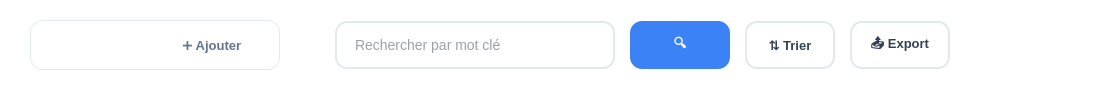
           <widget class="QFrame" name="SR_toolbarFrame">
            <property name="minimumSize">
             <size>
              <width>0</width>
              <height>90</height>
             </size>
            </property>
            <property name="maximumSize">
             <size>
              <width>16777215</width>
              <height>90</height>
             </size>
            </property>
            <property name="styleSheet">
             <string notr="true">background-color: transparent;
border: none;</string>
            </property>
            <property name="frameShape">
             <enum>QFrame::Shape::NoFrame</enum>
            </property>
            <layout class="QHBoxLayout" name="SR_horizontalLayoutToolbar">
             <property name="spacing">
              <number>15</number>
             </property>
             <property name="leftMargin">
              <number>30</number>
             </property>
             <property name="topMargin">
              <number>20</number>
             </property>
             <property name="rightMargin">
              <number>30</number>
             </property>
             <property name="bottomMargin">
              <number>20</number>
             </property>
             <item>
              <widget class="QFrame" name="SR_tabsFrame">
               <property name="minimumSize">
                <size>
                 <width>250</width>
                 <height>50</height>
                </size>
               </property>
               <property name="maximumSize">
                <size>
                 <width>250</width>
                 <height>50</height>
                </size>
               </property>
               <property name="styleSheet">
                <string notr="true">background-color: white;
border-radius: 12px;
border: 1px solid #e2e8f0;</string>
               </property>
               <property name="frameShape">
                <enum>QFrame::Shape::NoFrame</enum>
               </property>
               <layout class="QHBoxLayout" name="SR_horizontalLayoutTabs">
                <property name="spacing">
                 <number>0</number>
                </property>
                <property name="leftMargin">
                 <number>6</number>
                </property>
                <property name="topMargin">
                 <number>6</number>
                </property>
                <property name="rightMargin">
                 <number>6</number>
                </property>
                <property name="bottomMargin">
                 <number>6</number>
                </property>
                <item>
                 <widget class="QPushButton" name="SR_btnVueListe">
                  <property name="minimumSize">
                   <size>
                    <width>110</width>
                    <height>36</height>
                   </size>
                  </property>
                  <property name="maximumSize">
                   <size>
                    <width>110</width>
                    <height>36</height>
                   </size>
                  </property>
                  <property name="cursor">
                   <cursorShape>PointingHandCursor</cursorShape>
                  </property>
                  <property name="styleSheet">
                   <string notr="true">QPushButton {
    background: qlineargradient(x1:0, y1:0, x2:1, y2:0,
        stop:0 #3b82f6, stop:1 #10b981);
    color: white;
    border: none;
    border-radius: 8px;
    padding: 8px 16px;
    font-size: 13px;
    font-weight: 600;
}
QPushButton:hover {
    background: qlineargradient(x1:0, y1:0, x2:1, y2:0,
        stop:0 #2563eb, stop:1 #059669);
}</string>
                  </property>
                  <property name="text">
                   <string>📋 Liste</string>
                  </property>
                  <property name="checkable">
                   <bool>true</bool>
                  </property>
                  <property name="checked">
                   <bool>true</bool>
                  </property>
                 </widget>
                </item>
                <item>
                 <widget class="QPushButton" name="SR_btnAjouter">
                  <property name="minimumSize">
                   <size>
                    <width>110</width>
                    <height>36</height>
                   </size>
                  </property>
                  <property name="maximumSize">
                   <size>
                    <width>110</width>
                    <height>36</height>
                   </size>
                  </property>
                  <property name="cursor">
                   <cursorShape>PointingHandCursor</cursorShape>
                  </property>
                  <property name="styleSheet">
                   <string notr="true">QPushButton {
    background-color: transparent;
    color: #64748b;
    border: none;
    border-radius: 8px;
    padding: 8px 16px;
    font-size: 13px;
    font-weight: 500;
}
QPushButton:hover {
    background-color: #f1f5f9;
    color: #334155;
}</string>
                  </property>
                  <property name="text">
                   <string>➕ Ajouter</string>
                  </property>
                  <property name="checkable">
                   <bool>true</bool>
                  </property>
                 </widget>
                </item>
               </layout>
              </widget>
             </item>
             <item>
              <spacer name="SR_horizontalSpacerToolbar">
               <property name="orientation">
                <enum>Qt::Orientation::Horizontal</enum>
               </property>
               <property name="sizeHint" stdset="0">
                <size>
                 <width>40</width>
                 <height>20</height>
                </size>
               </property>
              </spacer>
             </item>
             <item>
              <widget class="QLineEdit" name="SR_lineEditRecherche">
               <property name="minimumSize">
                <size>
                 <width>280</width>
                 <height>48</height>
                </size>
               </property>
               <property name="maximumSize">
                <size>
                 <width>280</width>
                 <height>48</height>
                </size>
               </property>
               <property name="styleSheet">
                <string notr="true">QLineEdit {
    background-color: white;
    border: 2px solid #e2e8f0;
    border-radius: 12px;
    padding: 12px 16px;
    font-size: 14px;
    color: #334155;
}
QLineEdit:focus {
    border-color: #3b82f6;
}</string>
               </property>
               <property name="placeholderText">
                <string>Rechercher par mot clé</string>
               </property>
              </widget>
             </item>
             <item>
              <widget class="QPushButton" name="SR_btnRecherche">
               <property name="minimumSize">
                <size>
                 <width>100</width>
                 <height>48</height>
                </size>
               </property>
               <property name="maximumSize">
                <size>
                 <width>100</width>
                 <height>48</height>
                </size>
               </property>
               <property name="cursor">
                <cursorShape>PointingHandCursor</cursorShape>
               </property>
               <property name="styleSheet">
                <string notr="true">QPushButton {
    background-color: #3b82f6;
    color: white;
    border: none;
    border-radius: 12px;
    padding: 12px 16px;
    font-size: 13px;
    font-weight: 600;
}
QPushButton:hover {
    background-color: #2563eb;
}</string>
               </property>
               <property name="text">
                <string>🔍</string>
               </property>
              </widget>
             </item>
             <item>
              <widget class="QPushButton" name="SR_btnTri">
               <property name="minimumSize">
                <size>
                 <width>90</width>
                 <height>48</height>
                </size>
               </property>
               <property name="maximumSize">
                <size>
                 <width>90</width>
                 <height>48</height>
                </size>
               </property>
               <property name="cursor">
                <cursorShape>PointingHandCursor</cursorShape>
               </property>
               <property name="styleSheet">
                <string notr="true">QPushButton {
    background-color: white;
    color: #334155;
    border: 2px solid #e2e8f0;
    border-radius: 12px;
    padding: 12px 16px;
    font-size: 13px;
    font-weight: 600;
}
QPushButton:hover {
    background-color: #f8fafc;
    border-color: #cbd5e1;
}</string>
               </property>
               <property name="text">
                <string>⇅ Trier</string>
               </property>
              </widget>
             </item>
             <item>
              <widget class="QPushButton" name="SR_btnExport">
               <property name="minimumSize">
                <size>
                 <width>100</width>
                 <height>48</height>
                </size>
               </property>
               <property name="maximumSize">
                <size>
                 <width>100</width>
                 <height>48</height>
                </size>
               </property>
               <property name="cursor">
                <cursorShape>PointingHandCursor</cursorShape>
               </property>
               <property name="styleSheet">
                <string notr="true">QPushButton {
    background-color: white;
    color: #334155;
    border: 2px solid #e2e8f0;
    border-radius: 12px;
    padding: 12px 16px;
    font-size: 13px;
    font-weight: 600;
}
QPushButton:hover {
    background-color: #f8fafc;
    border-color: #cbd5e1;
}</string>
               </property>
               <property name="text">
                <string>📤 Export</string>
               </property>
              </widget>
             </item>
             <item>
              <widget class="QPushButton" name="SR_btnStatistiques">
               <property name="minimumSize">
                <size>
                 <width>120</width>
                 <height>48</height>
                </size>
               </property>
               <property name="maximumSize">
                <size>
                 <width>120</width>
                 <height>48</height>
                </size>
               </property>
               <property name="cursor">
                <cursorShape>PointingHandCursor</cursorShape>
               </property>
               <property name="styleSheet">
                <string notr="true">QPushButton {
    background: qlineargradient(x1:0, y1:0, x2:1, y2:0,
        stop:0 #3b82f6, stop:1 #10b981);
    color: white;
    border: none;
    border-radius: 12px;
    padding: 12px 16px;
    font-size: 13px;
    font-weight: 600;
}
QPushButton:hover {
    background: qlineargradient(x1:0, y1:0, x2:1, y2:0,
        stop:0 #2563eb, stop:1 #059669);
}</string>
               </property>
               <property name="text">
                <string>📊 Stats</string>
               </property>
              </widget>
             </item>
            </layout>
           </widget>
